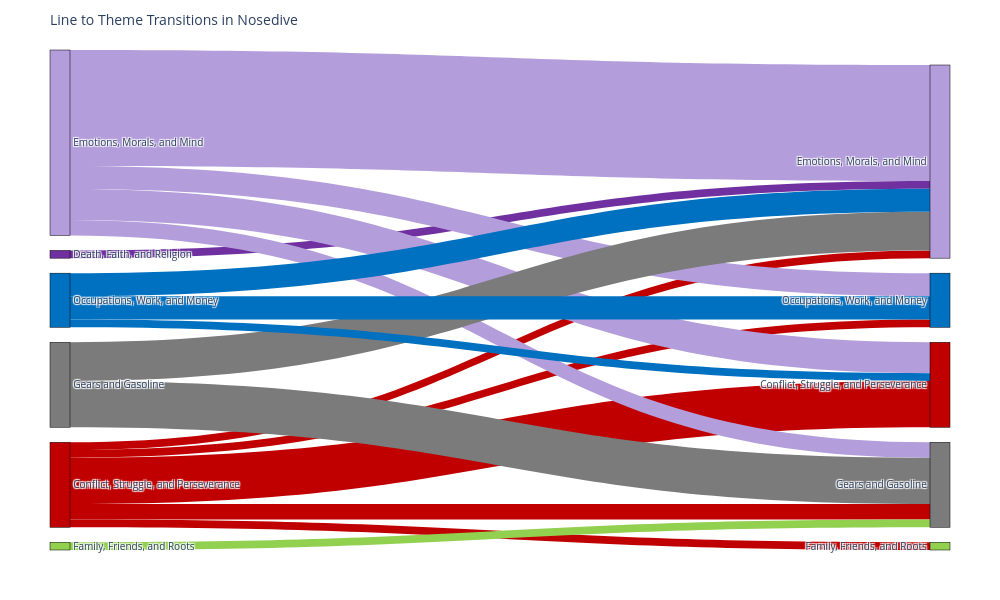

Notebook source saved alongside this figure:
### Markdown cell above
![Alt text](Images/Sankey%20Charts/Thought%20You%20Should%20Know.png)

### Code cell
generate_sankey('Nosedive')

### Figure 1 — Plotly figure (JSON) as saved in the notebook; plotly's stock layout.template omitted (floating-point values rounded to 4 significant figures)
{"data": [{"arrangement": "freeform", "link": {"color": ["#C00000", "#C00000", "#C00000", "#C00000", "#C00000", "#7030A0", "#B39DDB", "#B39DDB", "#B39DDB", "#B39DDB", "#92D050", "#7B7B7B", "#7B7B7B", "#0070C0", "#0070C0", "#0070C0"], "source": [0, 0, 0, 0, 0, 1, 2, 2, 2, 2, 3, 4, 4, 5, 5, 5], "target": [6, 8, 9, 10, 11, 8, 6, 8, 10, 11, 10, 8, 10, 6, 8, 11], "value": [6, 1, 1, 2, 1, 1, 4, 15, 2, 3, 1, 5, 6, 1, 3, 3]}, "node": {"color": ["#C00000", "#7030A0", "#B39DDB", "#92D050", "#7B7B7B", "#0070C0", "#C00000", "#7030A0", "#B39DDB", "#92D050", "#7B7B7B", "#0070C0"], "label": ["Conflict, Struggle, and Perseverance", "Death, Faith, and Religion", "Emotions, Morals, and Mind", "Family, Friends, and Roots", "Gears and Gasoline", "Occupations, Work, and Money", "Conflict, Struggle, and Perseverance", "Death, Faith, and Religion", "Emotions, Morals, and Mind", "Family, Friends, and Roots", "Gears and Gasoline", "Occupations, Work, and Money"], "line": {"color": "black", "width": 0.5}, "pad": 15, "thickness": 20, "x": [0.05, 0.05, 0.05, 0.05, 0.05, 0.05, 0.95, 0.95, 0.95, 0.95, 0.95, 0.95]}, "type": "sankey"}], "layout": {"font": {"size": 10}, "height": 600, "margin": {"b": 50, "l": 50, "r": 50, "t": 50}, "title": {"text": "Line to Theme Transitions in Nosedive"}, "width": 1000}}
